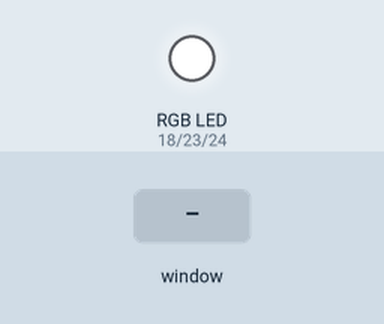
Recording of a program running on a simulated Raspberry Pi (BCM pin numbers). Shown: an RGB LED mixed from three pins (HIGH = lit). The inputs (shaded band) are chosen by the test bench. The desktop window is not drawn, its controls go by their first labels and the mouse button is held 0.15 s.

Above: at 1.2 s.
1.3 s: slider 1 in the window set to 50
At 2.3 s:
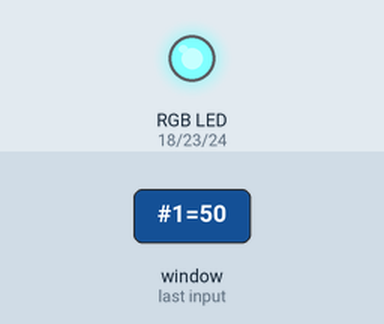
2.8 s: slider 1 in the window set to 100
At 3.4 s:
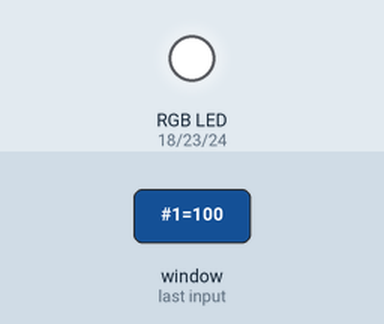
4.3 s: slider 1 in the window set to 0
At 4.6 s:
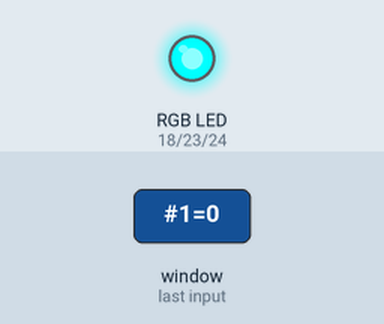
5.8 s: slider 2 in the window set to 50
At 6.9 s:
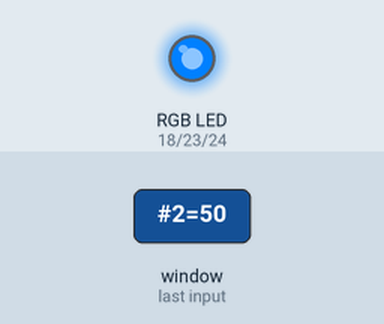
7.3 s: slider 1 in the window set to 25
At 8.0 s:
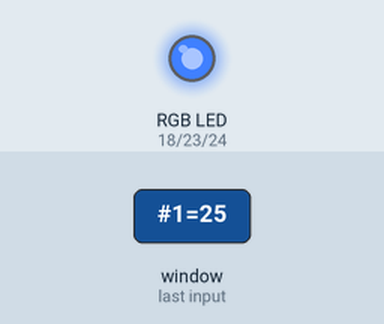
8.8 s: slider 2 in the window set to 100
At 9.2 s:
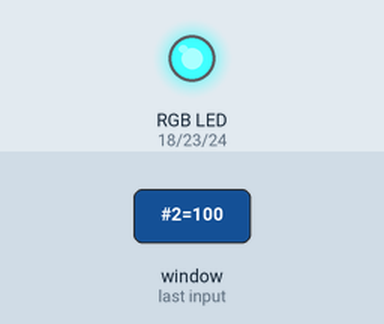
Timing chart, 0 to 11.3 s (numbered marks = the images above; inputs shaded):
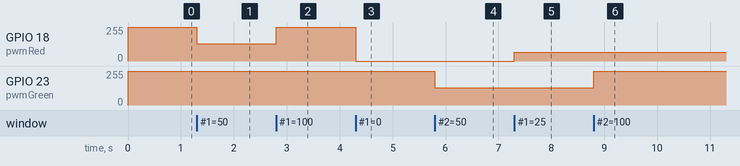

Measured:
- after the input at 1.3 s, GPIO 18 (pwmRed): 255/255 → 128/255 at once
- after the input at 2.8 s, GPIO 18 (pwmRed): 128/255 → 255/255 at once
- after the input at 4.3 s, GPIO 18 (pwmRed): 255/255 → 0/255 at once
- after the input at 5.8 s, GPIO 23 (pwmGreen): 255/255 → 128/255 at once
- after the input at 7.3 s, GPIO 18 (pwmRed): 0/255 → 64/255 at once
- after the input at 8.8 s, GPIO 23 (pwmGreen): 128/255 → 255/255 at once

The program:

Gui_Slider_RGB_LED.py
```python
######################################################################
#       Gui_Slider_RGB_LED.py
#
# This program create three slider for control duty cycle of three
# pwm wave for controlling color of RGB LED.
######################################################################

from Tkinter import *
import RPi.GPIO as GPIO
import time

GPIO.setmode(GPIO.BCM)
GPIO.setup(18, GPIO.OUT)
GPIO.setup(23, GPIO.OUT)
GPIO.setup(24, GPIO.OUT)

pwmRed = GPIO.PWM(18, 500)
pwmRed.start(100)

pwmGreen = GPIO.PWM(23, 500)
pwmGreen.start(100)

pwmBlue = GPIO.PWM(24, 500)
pwmBlue.start(100)

class App:
    def __init__(self, master):
        frame = Frame(master)
        frame.pack()
        Label(frame, text='Red').grid(row=0, column=0)
        Label(frame, text='Green').grid(row=1, column=0)
        Label(frame, text='Blue').grid(row=2, column=0)
        scaleRed = Scale(frame, from_=0, to=100,
              orient=HORIZONTAL, command=self.updateRed)
        scaleRed.grid(row=0, column=1)
        scaleGreen = Scale(frame, from_=0, to=100,
              orient=HORIZONTAL, command=self.updateGreen)
        scaleGreen.grid(row=1, column=1)
        scaleBlue = Scale(frame, from_=0, to=100,
              orient=HORIZONTAL, command=self.updateBlue)
        scaleBlue.grid(row=2, column=1)


    def updateRed(self, duty):
        pwmRed.ChangeDutyCycle(float(duty))

    def updateGreen(self, duty):
        pwmGreen.ChangeDutyCycle(float(duty))

    def updateBlue(self, duty):
        pwmBlue.ChangeDutyCycle(float(duty))

root = Tk()
root.wm_title('RGB LED Control')
app = App(root)
root.geometry("200x150+0+0")
root.mainloop()
```
